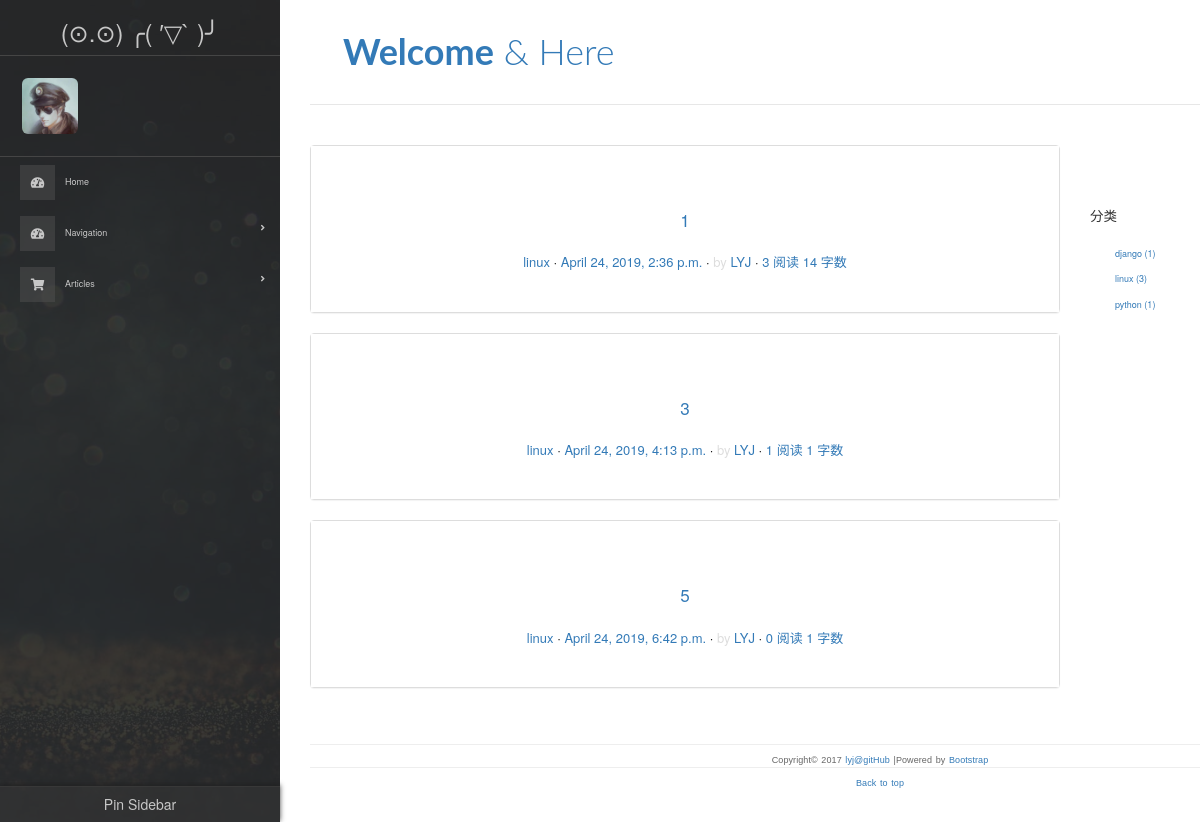
Page /article/linux/ on the earlier database version.
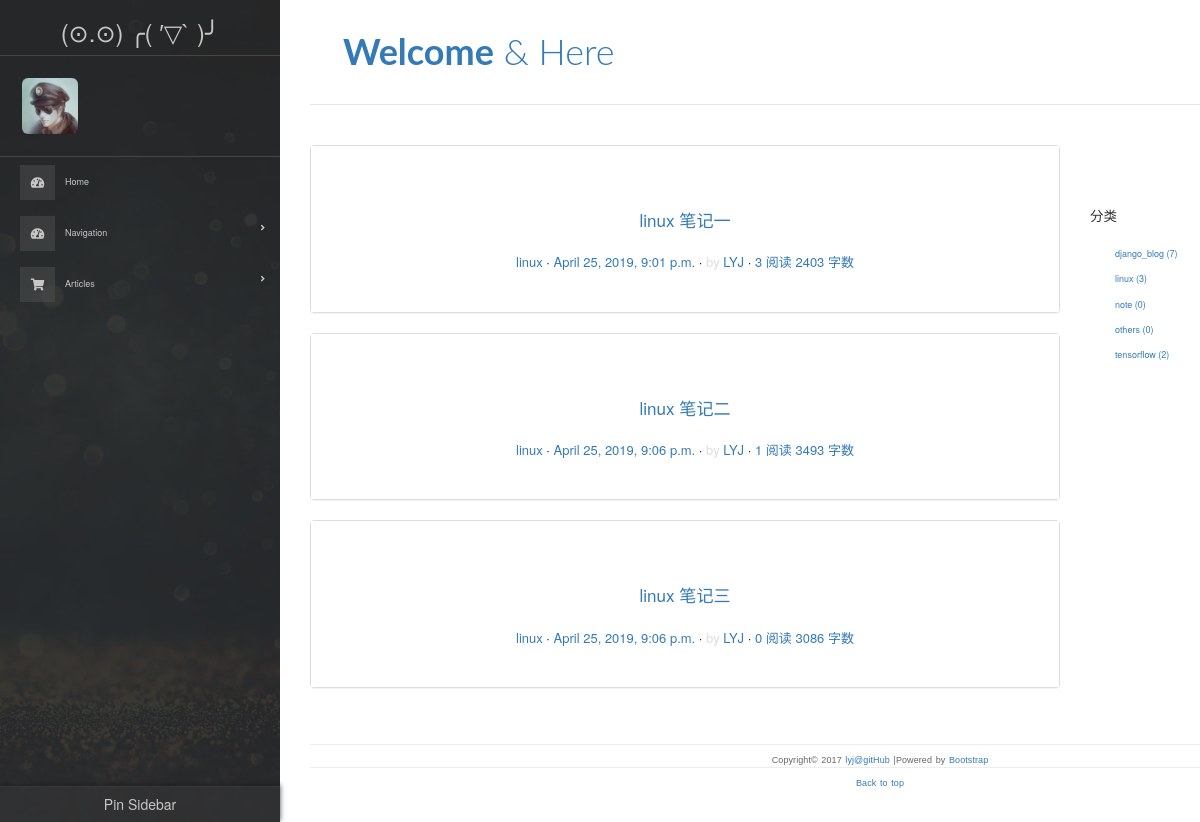
Same page on the later database version.
### mainsite/models.py (models this page shows, shortened)
class Article(models.Model):
	aid = models.CharField(primary_key=True, max_length=200) # aid is used as the slug.
	sequence_number = models.IntegerField()
	title = models.CharField(max_length=200)
	abstract = models.CharField(max_length=400)
	text = models.TextField()
	publish_date = models.DateTimeField()
	modify_date = models.DateTimeField(default=timezone.now)
	category = models.ForeignKey(Category, on_delete=models.CASCADE)
	tag = models.ManyToManyField(Tag)
	views = models.IntegerField(default=0)
	class Meta:
		ordering = ('-publish_date',)  # Ordered by published data

class Category(models.Model):
	cid = models.CharField(primary_key=True, max_length=200)
	name = models.CharField(max_length=200)

### mainsite/views.py (the view)
# urls.py: re_path(r'^article/category/(\w+)/$', show_articles_list_according_to_category),
def show_articles_list_according_to_category(request, category_name):
	template = get_template('mainsite/article_list/article_list.html')
	articles = list()
	classes = list()
	if operator.eq(category_name, 'all'):
		articles = Article.objects.all().order_by('sequence_number')
	else:
		articles = Article.objects.all().filter(category=category_name).order_by('sequence_number')
	html = template.render(locals())
	return HttpResponse(html)

### mainsite/templatetags/base_tags.py (called while the page is built)
@register.simple_tag
def get_all_category_name():
	return Category.objects.all()

@register.simple_tag
def get_words_number_of_article(article_text):
	return len(article_text)

@register.simple_tag
def get_number_of_articles_of_category():
	return Category.objects.annotate(number_of_articles=Count('article'))

### templates/mainsite/article_list/article_list.html (shortened to what this page needs)
{% extends 'base/base.html' %}
{% load markdown_deux_tags %}
{% block content %}
    <div class="content-body">
        <div class="container">
            <div class="row">
                <main class="col-md-8">
                    {% include 'mainsite/article_list/list_main.html' %}
                </main>
                <aside class="col-md-4">
                    {% include 'mainsite/extended_component/category.html' %}
                </aside>
            </div>
        </div>
    </div>
{% endblock %}

### templates/base/base.html (shortened to what this page needs)
<!DOCTYPE html>
{% load staticfiles %}
<html lang="en">
    <head>
        <link rel="stylesheet" href="{% static "mainsite/css/custom.css" %}">
        <link rel="stylesheet" href="{% static "mainsite/css/bootstrap.min.css" %}"  >
        <link rel="stylesheet" href="http://code.ionicframework.com/ionicons/2.0.1/css/ionicons.min.css">
        <link rel="stylesheet" href="{% static "mainsite/css/pace.css" %}">
        <link rel="stylesheet" href="{% static "mainsite/css/main.css" %}">
        <link rel="stylesheet" href="{% static "mainsite/css/sidebar-themes.css" %}">
        <link rel="stylesheet" href="https://use.fontawesome.com/releases/v5.8.1/css/all.css">
        <link rel="stylesheet" href="{% static 'mainsite/css/highlights/github.css' %}">
    </head>
    <body>
        <div class="page-wrapper default-theme sidebar-bg bg1 toggled">
            <nav id="sidebar" class="sidebar-wrapper">
                <div class="sidebar-content">
                    {% include 'base/sidebar/header.html' %}
                    {% include 'base/sidebar/menu.html' %}
                </div>
                {% include 'base/sidebar/footer.html' %}
            </nav>
            <main class="page-content pt-2">
                <div class="container-fluid p-5">
                    <div class="row">
                        <div class="form-group col-md-12">
                            {% include 'base/navigator.html' %}
                            {% block content %}{% endblock %}
                            {% include 'base/footer.html' %}
                        </div>
                    </div>
                </div>
            </main>
        </div>
    </body>
</html>

### templates/base/sidebar/header.html
{% load staticfiles %}
<div class="sidebar-item sidebar-brand">
    <a id="pin-sidebar" class="btn btn-dark" href="#"><h3>(⊙.⊙) ╭( ′▽` )╯</h3></a>
</div>
<div class="sidebar-item sidebar-header d-flex flex-nowrap">
    <div class="user-pic">
        <img class="img-responsive img-rounded" src="{% static 'mainsite/img/user.ico' %}" alt="User picture">
    </div>
</div>

### templates/base/sidebar/menu.html (shortened to what this page needs)
{% load staticfiles %}
{% load base_tags %}
<div class=" sidebar-item sidebar-menu">
    <ul>
        <li>
            <a href="/">
                <i class="fa fa-tachometer-alt"></i>
                <span class="menu-text">Home</span>
            </a>
        </li>
        <li class="sidebar-dropdown">
            <a href="#">
                <i class="fa fa-tachometer-alt"></i>
                <span class="menu-text">Navigation</span>
            </a>
        </li>
        <li class="sidebar-dropdown">
            <a href="#">
                <i class="fa fa-shopping-cart"></i>
                <span class="menu-text">Articles</span>
            </a>
        </li>
    </ul>
</div>

### templates/base/sidebar/footer.html
{% load staticfiles %}
<div class="sidebar-footer">
    <div class="dropdown">
        <a id="pin-sidebar" class="btn btn-dark" href="#">
            <span>Pin Sidebar</span>
        </a>
    </div>
</div>

### templates/base/navigator.html (shortened to what this page needs)
<div class="container">
    <header id="site-header">
        <div class="row">
            <div class="col-md-4 col-sm-5 col-xs-8">
                <div class="logo">
                    <a id="toggle-sidebar" class="btn btn-dark" href="#"><h1><b>Welcome</b> &amp; Here</h1></a>
                </div>
            </div>
            <div class="col-md-8 col-sm-7 col-xs-4">
                <nav class="main-nav" role="navigation">
                    <div class="collapse navbar-collapse" id="bs-example-navbar-collapse-1">
                    </div>
                </nav>
            </div>
        </div>
    </header>
</div>

### templates/mainsite/article_list/list_main.html (shortened to what this page needs)
{% for article in articles %}
    <div class="panel panel-default">
        <article class="post post-1">
            {% include 'mainsite/article_list/related_information.html' %}
            <div class="entry-content clearfix">
            </div>
        </article>
    </div>
{% endfor %}

### templates/mainsite/article_list/related_information.html
{% load base_tags %}
<header class="entry-header">
    <h1 class="entry-title">
        <a href="/article/{{ category_name }}/{{ article.aid }}">
            {{ article.title}}
        </a>
    </h1>
    <div class="entry-meta">
        <span class="post-category"><a href="/article/{{ article.category.name }}/">{{ article.category.name }}</a></span>
        <span class="post-date">
            <a href="#">
                <time class="entry-date" datetime="2012-11-09T23:15:57+00:00">
                    {{ article.publish_date }}
                </time>
            </a>
        </span>
        <span class="post-author">by <a href="/about">LYJ</a></span>
        <span class="views-count"><a href="#">{{ article.views }} 阅读</a></span>
        {% get_words_number_of_article article.text as words_number %}
        <span class="views-count"><a href="#">{{ words_number }} 字数</a></span>
    </div>
</header>

### templates/mainsite/extended_component/category.html
{% load base_tags %}
<div class="widget widget-category">
    <h3 class="widget-title">分类</h3>
    <ul>
        {%  get_number_of_articles_of_category as categories_list %}
        {% for category in categories_list %}
            <li>
                <a href="/article/{{ category.name }}/">
                    {{ category.name }}<span class="post-count"> ({{ category.number_of_articles }})</span>
                </a>
            </li>
        {% endfor %}
    </ul>
</div>

### templates/base/footer.html
<footer id="site-footer">
    <div class="container">
        <div class="row">
            <div class="col-md-12">
                <p class="copyright">
                    Copyright&copy 2017
                    <a href="https://github.com/Liaoyjun/" target="_blank" title="LYJ"> lyj@gitHub</a>
                    |Powered by <a href="http://getbootstrap.com" target="_blank" title="Bootstrap">Bootstrap</a>
                </p>
                <p class="copyright">
                    <a href="#">Back to top</a>
                </p>
            </div>
        </div>
    </div>
</footer>

### mainsite/static/mainsite/css/custom.css (style rules this page uses)
* { outline: none; }
h1, h2, h3, h4, h5, h6 { margin-top: 0; }
b { font-weight: 400; }
a { color: #333; }
body { color: #444; font-family: 'Lato', sans-serif; }
p { font-family: 'Ubuntu', sans-serif; font-weight: 400; word-spacing: 1px; letter-spacing: 0.01em; }
img { max-width: 100%; }
#site-header { background-color: #FFF; padding: 25px 20px; margin-bottom: 40px; border-bottom: 1px solid #e7e7e7; }
.logo h1 { margin: 0; font-family: 'Lato', sans-serif; font-weight: 300; }
.main-nav { margin-top: 11px; max-width: 95%; }
.content-body { padding-bottom: 4em; }
.post { background: #fff; padding: 30px 30px 0; }
.entry-title { text-align: center; font-size: 1.9em; margin-bottom: 20px; line-height: 1.6; padding: 10px 20px 0; }
.entry-meta { text-align: center; color: #DDDDDD; font-size: 13px; margin-bottom: 30px; }
.entry-content { font-size: 18px; line-height: 1.9; font-weight: 300; color: #000; }
.post-category::after, .post-date::after, .post-author::after, .comments-link::after { content: ' ·'; color: #000; }
.widget { background: #fff; padding: 30px 0 0; }
.widget-title { font-size: 1.5em; margin-bottom: 20px; line-height: 1.6; padding: 10px 0 0; font-weight: 400; }
.widget-category ul { padding: 0; margin: 0; padding-left: 25px; }
.widget-category ul li { list-style-type: none; position: relative; line-height: 170%; margin-bottom: 10px; }
.widget-category ul li::before { content: '\f3fe'; font-family: "Ionicons"; position: absolute; left: -25px; top: 1px; font-size: 18px; color: #000; }
#site-footer { padding-top: 10px; padding: 0 0 1.5em 0; }
.copyright { text-align: center; padding-top: 1em; margin: 0; border-top: 1px solid #eee; color: #666; }

### mainsite/static/mainsite/css/sidebar-themes.css (style rules this page uses)
.default-theme .sidebar-wrapper { background-color: #1d1d1d; }
.default-theme .sidebar-wrapper .sidebar-item { border-top: 1px solid #2b2b2b; }
.default-theme .sidebar-wrapper .sidebar-item:first-child { border-top: none; }
.default-theme .sidebar-wrapper a:not(.dropdown-item), .default-theme .sidebar-wrapper .sidebar-header, .default-theme .sidebar-wrapper .sidebar-search input, .default-theme .sidebar-wrapper .sidebar-search i { color: #adadad; }
.default-theme .sidebar-wrapper .sidebar-menu ul li a i { background-color: #2b2b2b; }
.default-theme .sidebar-wrapper .sidebar-footer { background-color: #2b2b2b; -webkit-box-shadow: 0px -1px 5px #1d1d1d; box-shadow: 0px -1px 5px #1d1d1d; border-top: 1px solid #2b2b2b; }
.default-theme .sidebar-wrapper .sidebar-footer > div:first-child { border-left: none; }
.default-theme .sidebar-wrapper .sidebar-footer > div:last-child { border-right: none; }
.default-theme.sidebar-bg .sidebar-wrapper:before { background-color: rgba(42, 42, 42, 0.9); }
.default-theme.sidebar-bg .sidebar-wrapper a:not(.dropdown-item), .default-theme.sidebar-bg .sidebar-wrapper .sidebar-header, .default-theme.sidebar-bg .sidebar-wrapper .sidebar-search input, .default-theme.sidebar-bg .sidebar-wrapper .sidebar-search i { color: #c7c7c7; }
.default-theme.sidebar-bg .sidebar-wrapper .sidebar-item { border-color: #454545; }
.default-theme.sidebar-bg .sidebar-wrapper .sidebar-menu ul li a i { background-color: rgba(81, 81, 81, 0.5); }
.default-theme.sidebar-bg .sidebar-wrapper .sidebar-footer { background-color: rgba(56, 56, 56, 0.5); -webkit-box-shadow: 0px -1px 5px rgba(29, 29, 29, 0.8); box-shadow: 0px -1px 5px rgba(29, 29, 29, 0.8); border-top: 1px solid #383838; }

Differences in the rows shown:
removed Article: title "1", category.name "linux", publish_date "April 24, 2019, 2:36 p.m.", views "3", words_number "14"
removed Article: title "3", category.name "linux", publish_date "April 24, 2019, 4:13 p.m.", views "1"
removed Article: title "5", category.name "linux", publish_date "April 24, 2019, 6:42 p.m.", views "0", words_number "1"
removed Category: name "django", number_of_articles "1"
removed Category: name "python", number_of_articles "1"
added Article: title "linux 笔记一", category.name "linux", publish_date "April 25, 2019, 9:01 p.m.", views "3", words_number "2403"
added Article: title "linux 笔记二", category.name "linux", publish_date "April 25, 2019, 9:06 p.m.", views "1", words_number "3493"
added Article: title "linux 笔记三", category.name "linux", publish_date "April 25, 2019, 9:06 p.m.", views "0", words_number "3086"
added Category: name "django_blog", number_of_articles "7"
added Category: name "note", number_of_articles "0"
added Category: name "others", number_of_articles "0"
added Category: name "tensorflow", number_of_articles "2"
